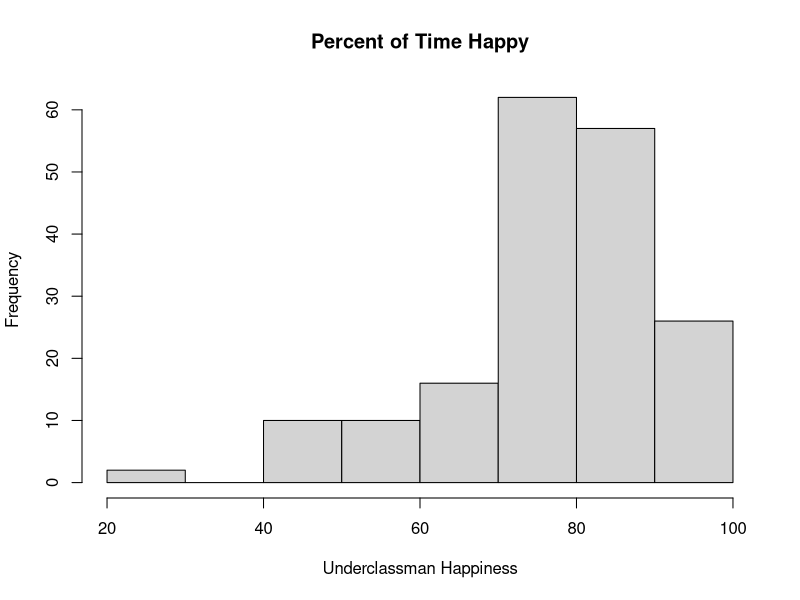
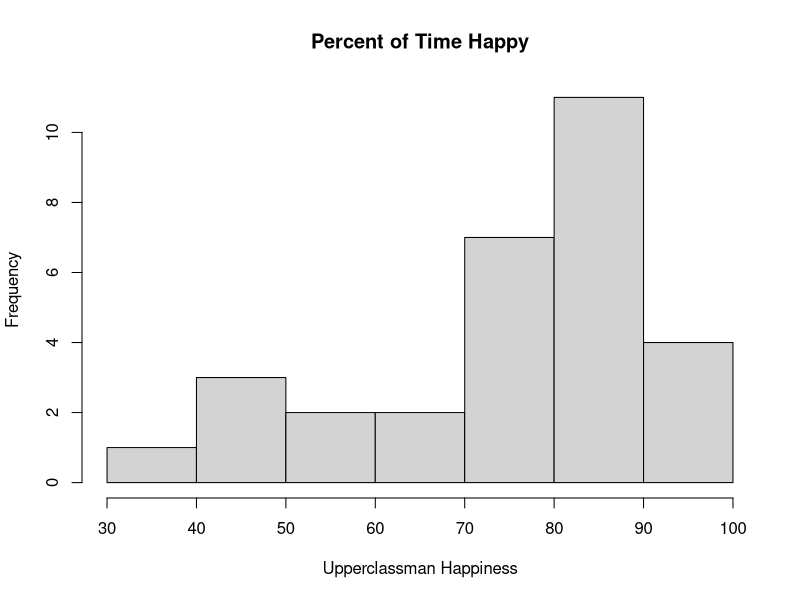
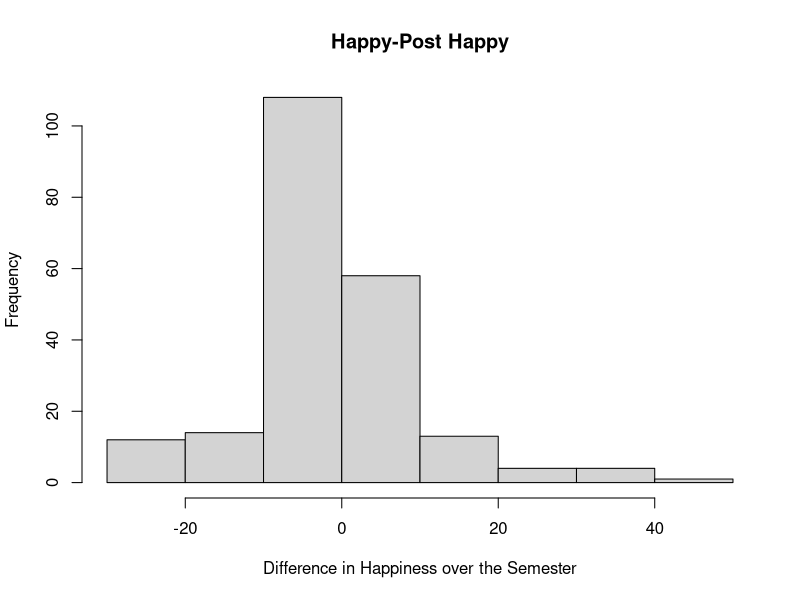

Recreate these plots in R, in order.
post <- read.csv("PostSurvey.csv")

# Make a vector of happiness scores for each sample
underclass_happy <- post$happy[post$classification=='Freshman'|post$classification=='Sophomore']
upperclass_happy <- post$happy[post$classification=='Junior'|post$classification=='Senior']

# Check the normality assumption
hist(underclass_happy, xlab='Underclassman Happiness', main='Percent of Time Happy')
hist(upperclass_happy, xlab='Upperclassman Happiness', main='Percent of Time Happy')

# Run independent t-test
t.test(underclass_happy, upperclass_happy)


# Make a vector of difference scores
post$diff_happy <- post$happy - post$post_happy

# Check the normality assumption
hist(post$diff_happy, xlab= 'Difference in Happiness over the Semester', main = 'Happy-Post Happy')

# Run dependent t-test
t.test(post$happy, post$post_happy, paired=T)